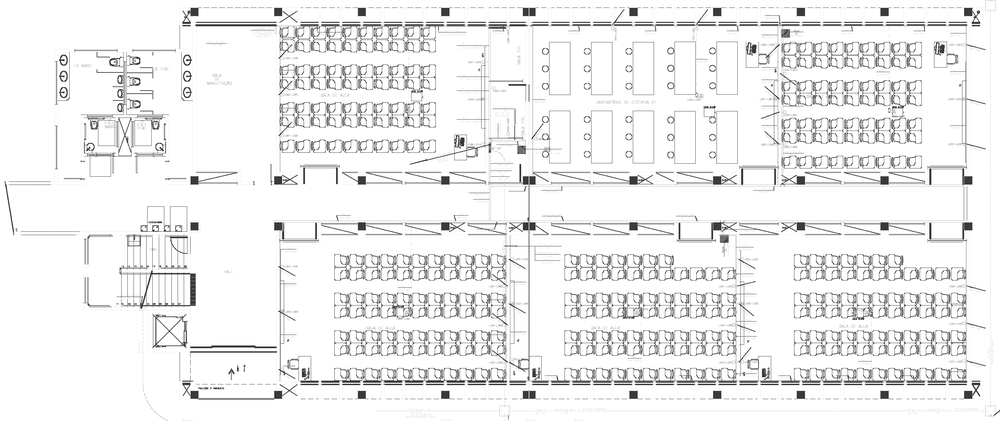
#> input picture Testes/floor.png, 1000 x 421 px, shrunk from 2928 x 1232 before the run, found by its file name
$ python blue.py   (older library calls are emulated)
#> lines starting #> are read from the running program, lines starting #| are printed output that depends on the picture; after the words box and inside, x2 and y2 are one past the last pixel; in counts of white or black regions, pixels touching at a corner belong together
#  https://stackoverflow.com/questions/19532473/floor-plan-edge-detection-image-processing

import numpy as np
import cv2

img = cv2.imread("/home/samuel/PycharmProjects/TCC/floor.png")
#> img is the input picture: shape (421, 1000, 3); min 5, max 255, mean 238.4

img_gray = cv2.cvtColor(img, cv2.COLOR_BGR2GRAY)

ret, thresh = cv2.threshold(img_gray, 230, 255, cv2.THRESH_BINARY_INV)
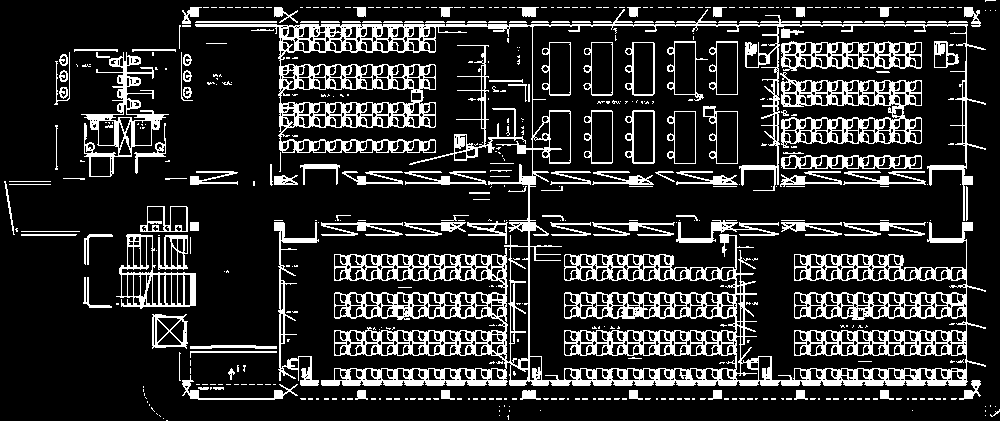
#> thresh: shape (421, 1000); 17.8% white; 511 white regions (368 under 20 px)

img_, contours, hierarchy = cv2.findContours(thresh.copy(), cv2.RETR_EXTERNAL, cv2.CHAIN_APPROX_SIMPLE)
#> contours = 491 contours, 406 with area under 20; largest, box (x1, y1, x2, y2) and area: (195, 9, 986, 386) 69168, (780, 72, 922, 148) 6784, (81, 52, 169, 177) 3613, (116, 234, 196, 309) 3390, (781, 41, 922, 71) 3384

largest_contour_area = 0
for cnt in contours:
    if cv2.contourArea(cnt) > largest_contour_area:
        largest_contour_area = cv2.contourArea(cnt)
        largest_contour = cnt
#> this loop made 491 passes
#> largest_contour_area on passes 94, 95, 98, 117, 118, 155, 178, 321, 399: 69, 70, 109.5, 145.5, 309, 1041, 3389.5, 6783.5, 69167.5
#> cnt on passes 1, 2, 3, 5, 6, 7: [[166, 420], [167, 420]], [[163, 418]], [[985, 415]], [[499, 415]], [[159, 415], [160, 416]], [[156, 413], [157, 414]]
#> after the loop, largest_contour = contour of 4207 points, box (x1, y1, x2, y2) (195, 9, 986, 386), area 69168; largest_contour_area = 69167.5

epsilon = 0.001 * cv2.arcLength(largest_contour, True)
#> epsilon = 13.63
approx = cv2.approxPolyDP(largest_contour, epsilon, True)
#> approx = contour of 156 points, box (x1, y1, x2, y2) (195, 9, 986, 386), area 71890

final = cv2.drawContours(img, [approx], 0, [0, 255, 0])
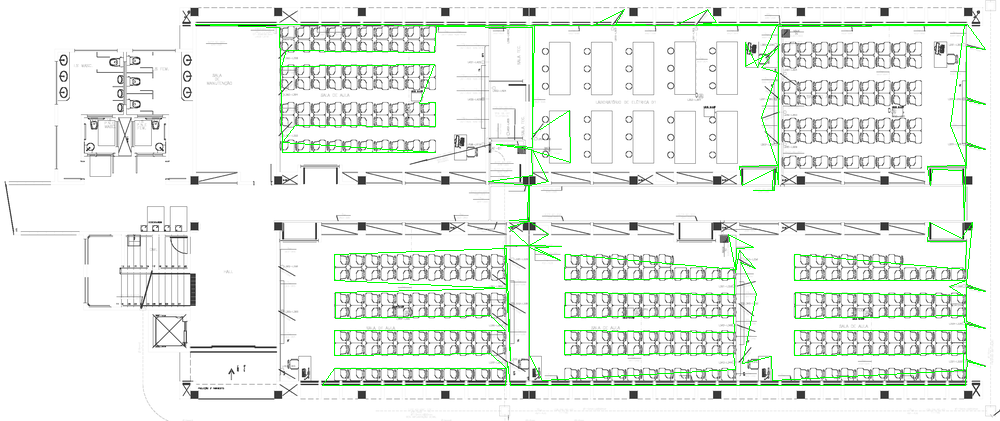
#> final: shape (421, 1000, 3); mean B, G, R 233.6, 239.6, 233.6

cv2.imwrite('image-saida.png', final)
